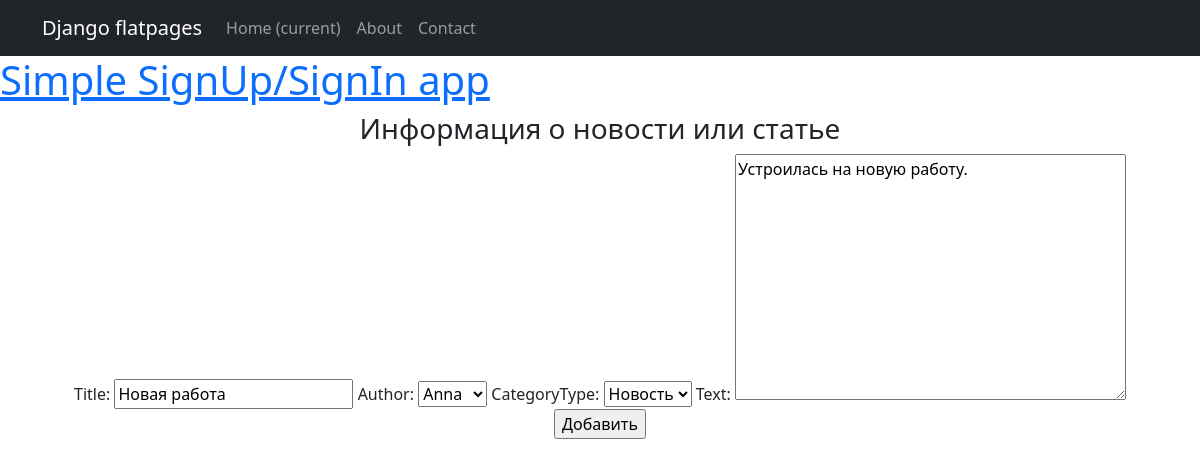
/news/edit/7 (signed in), run on the app's committed database.
### newapp/models.py (models this page shows, shortened)
class Post(models.Model):
    author = models.ForeignKey(Author, on_delete=models.CASCADE)
    NEWS = 'NW'
    ARTICLE = 'AR'
    CATEGORY_CHOICES = (
        (NEWS, 'Новость'),
        (ARTICLE, 'Статья')
    )
    categoryType = models.CharField(max_length=2, choices=CATEGORY_CHOICES, default=ARTICLE)
    dateCreation = models.DateTimeField(auto_now_add=True)
    postCategory = models.ManyToManyField(Category, through='PostCategory')
    title = models.CharField(max_length=128)
    text = models.TextField()
    rating = models.SmallIntegerField(default=0)

### newapp/views.py (the view)
# urls.py: path('edit/<int:pk>', PostUpdateView.as_view(), name='edit'),
class PostUpdateView(PermissionRequiredMixin, UpdateView):
    template_name = 'edit.html'
    form_class = PostForm
    permission_required = ('newapp.change_post',)
    def get_object(self, **kwargs):
        id = self.kwargs.get('pk')
        return Post.objects.get(pk=id)

### newapp/forms.py
class PostForm(ModelForm):
    class Meta:
        model = Post
        fields = ['title', 'author',
                  'categoryType', 'text',
                  ]

### newapp/models.py (called while the page is built)
    def __str__(self):
        return f'{self.authorUser}'

### templates/edit.html (shortened to what this page needs)
{% extends 'flatpages/default.html' %}
{% block content %}
<h3>Информация о новости или статье</h3>
<form method="POST">
    {{ form }}
    <input type="submit" value="Добавить">
</form>
{% endblock content %}

### data on the page
Post: title "Новая работа", author "Anna", categoryType "Новость", text "Устроилась на новую работу."
